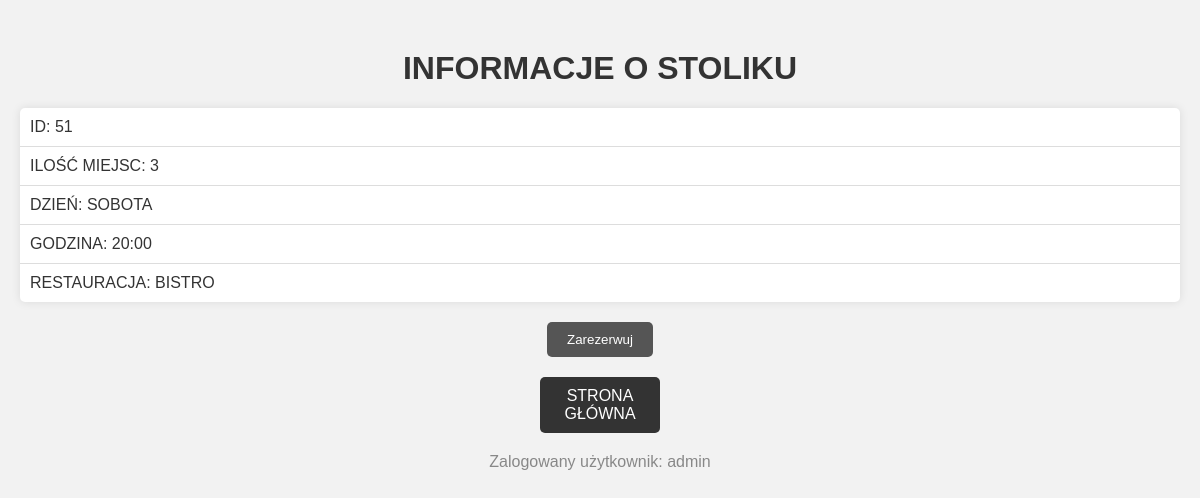
Screenshot of /Stolik/51 (signed in) with the database file from the repository.
### Rezerwacje/models.py (models this page shows, shortened)
class Stolik(models.Model):
    RESTAURACJA_CHOICES = [("BISTRO", "bistro"), ("CHIŃCZYK", "chińczyk"),("MEKSYKAŃSKA","meksykańska"),("PIZZA WŁOSKA","pizza włoska"),("RAMENOWNIA","ramenownia")]
    LOKALIZACJA_CHOICES = [("PRZY OKNIE","przy oknie"),("PRZY BARZE","przy barze"),("NA ŚRODKU","na środku")]
    DZIEN_CHOICES = [("PONIEDZIALEK","poniedzialek"),("WTOREK","wtorek"),("SRODA","sroda"),("CZWARTEK","czwartek"),("PIATEK","piatek"),("SOBOTA","sobota"),("NIEDZIELA","niedziela")]
    GODZINA_CHOICES = [("16:00","16:00"),("17:00","17:00"),("18:00","18:00"),("19:00","19:00"),("20:00","20:00"),("21:00","21:00")]
    ilosc = models.PositiveSmallIntegerField()
    restauracja = models.CharField(max_length=16, choices=RESTAURACJA_CHOICES, default="BISTRO")
    dzien = models.CharField(max_length=16, choices=DZIEN_CHOICES, default="SOBOTA")
    godzina = models.CharField(max_length=16, choices=GODZINA_CHOICES, default="20:00")
    lokalizacja = models.CharField(max_length=16, choices=LOKALIZACJA_CHOICES, default="NA ŚRODKU")
    class Meta:
        verbose_name_plural = "Stoliki"
    @property
    def is_reserved(self):
        try:
            rez = self.rezerwacja
        except Rezerwacja.DoesNotExist:
            return False
        else:
            return True

### Account/models.py (models this page shows, shortened)
class Account(AbstractBaseUser):
    email         = models.EmailField(verbose_name="email",max_length=60, unique= True)
    username      = models.CharField(max_length=30, unique=True)
    date_joined   = models.DateTimeField(verbose_name="date joined", auto_now_add=True)
    last_login    = models.DateTimeField(verbose_name="last login", auto_now=True)
    is_admin      = models.BooleanField(default=False)
    is_active     = models.BooleanField(default=True)
    is_staff      = models.BooleanField(default=False)
    is_superuser  = models.BooleanField(default=False)
    hide_email    = models.BooleanField(default=True)
    objects = MyAccountManager()
    USERNAME_FIELD  ='email'
    REQUIRED_FIELDS =['username']
    class Meta:
        verbose_name_plural = "Konta"

### Rezerwacje/views.py (the view)
# urls.py: path('<int:pk>',StolikDetailView.as_view(), name="detail")
class StolikDetailView(DetailView):
    model = Stolik
    template_name = "detail.html"

### Rezerwacje/templates/detail.html (shortened to what this page needs)
<!DOCTYPE html>
<html lang="en">
<head>
</head>
<body>
    <h1>INFORMACJE O STOLIKU</h1>
    <ul>
        <li>ID: {{ object.id }}</li>
        <li>ILOŚĆ MIEJSC: {{ object.ilosc }}</li>
        <li>DZIEŃ: {{ object.dzien }}</li>
        <li>GODZINA: {{ object.godzina }}</li>
        <li>RESTAURACJA: {{ object.restauracja }}</li>
    </ul>
    {% if not object.is_reserved %}
        <form action="{% url 'reserve' stolik.id %}">
            <input type="submit" value="Zarezerwuj">
        </form>
        <a href="{% url 'index' %}">STRONA GŁÓWNA</a>
        {% if user.is_authenticated %}
            <p>Zalogowany użytkownik: {{ user.username }}</p>
        {% else %}
            <p>Nie jesteś zalogowany.</p>
        {% endif %}
    {% else %}
        <h3>Stolik zarezerwowany</h3>
    {% endif %}
</body>
</html>

### Rezerwacje/templates/detail.html (style rules this page uses)
body { font-family: Arial, sans-serif; margin: 0; padding: 0; background-color: #f2f2f2; color: #333; }
h1 { text-align: center; margin-top: 50px; }
ul { list-style-type: none; padding: 0; margin: 20px; background-color: #fff; box-shadow: 0 0 10px rgba(0, 0, 0, 0.1); border-radius: 5px; }
li { padding: 10px; border-bottom: 1px solid #ddd; }
li:last-child { border-bottom: none; }
form { text-align: center; margin-top: 20px; }
input[type="submit"] { padding: 10px 20px; background-color: #555; color: #fff; border: none; border-radius: 5px; cursor: pointer; }
p { text-align: center; margin-top: 20px; color: #888; }
a { display: block; width: 100px; margin: 20px auto; text-align: center; padding: 10px; background-color: #333; color: #fff; text-decoration: none; border-radius: 5px; }

### rows the page displays
Stolik: id "51", ilosc "3", dzien "SOBOTA", godzina "20:00", restauracja "BISTRO"
Account: username "admin"
